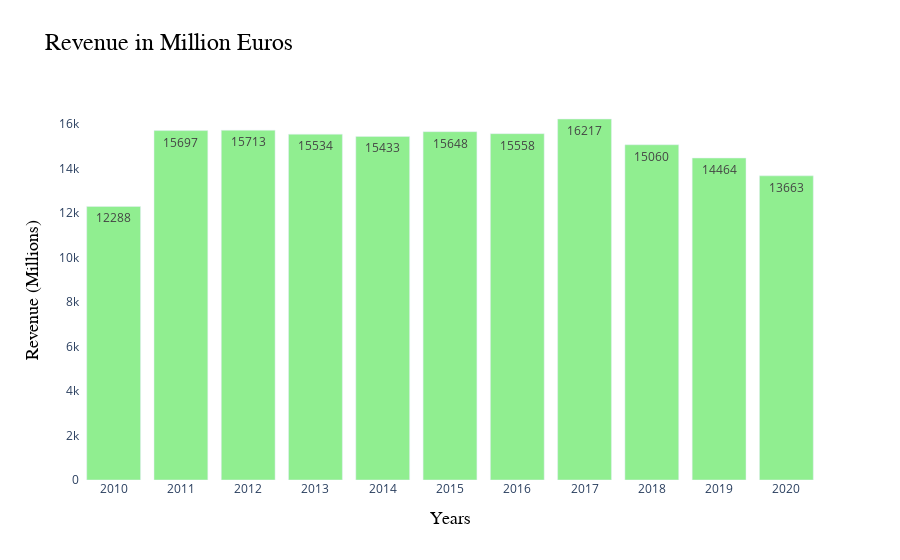

Notebook source saved alongside this figure:
### Code cell
import plotly.graph_objects as go

# Define data for the bar chart
x_categories = ['2010', '2011', '2012', '2013', '2014', '2015', '2016', '2017', '2018', '2019', '2020']
y_values = [12288, 15697, 15713, 15534, 15433, 15648, 15558, 16217, 15060, 14464, 13663]

# Create trace for the bar chart
fig = go.Figure(go.Bar(
    x=x_categories,
    y=y_values,
    marker_color='lightgreen',  # Change color to light green
    text=y_values,
    textposition='auto'  # Adjust text position as needed
))

# Customize layout
fig.update_layout(
    title='Revenue in Million Euros',
    title_font_family='Arial, sans-serif',
    title_font_size=24,
    title_font_color='#000000',
    xaxis_title='Years',
    xaxis_title_font=dict(
        family='Arial, sans-serif',
        size=18,
        color='#000000'
    ),
    yaxis_title='Revenue (Millions)',
    yaxis_title_font=dict(
        family='Arial, sans-serif',
        size=18,
        color='#000000'
    ),
    plot_bgcolor='white'
)

# Display the chart
fig.show()

### Figure 1 — Plotly figure (JSON) as saved in the notebook; plotly's stock layout.template omitted (floating-point values rounded to 4 significant figures)
{"data": [{"marker": {"color": "lightgreen"}, "text": ["12288", "15697", "15713", "15534", "15433", "15648", "15558", "16217", "15060", "14464", "13663"], "textposition": "auto", "type": "bar", "x": ["2010", "2011", "2012", "2013", "2014", "2015", "2016", "2017", "2018", "2019", "2020"], "y": [12288, 15697, 15713, 15534, 15433, 15648, 15558, 16217, 15060, 14464, 13663]}], "layout": {"plot_bgcolor": "white", "title": {"font": {"color": "#000000", "family": "Arial, sans-serif", "size": 24}, "text": "Revenue in Million Euros"}, "xaxis": {"title": {"font": {"color": "#000000", "family": "Arial, sans-serif", "size": 18}, "text": "Years"}}, "yaxis": {"title": {"font": {"color": "#000000", "family": "Arial, sans-serif", "size": 18}, "text": "Revenue (Millions)"}}}}
